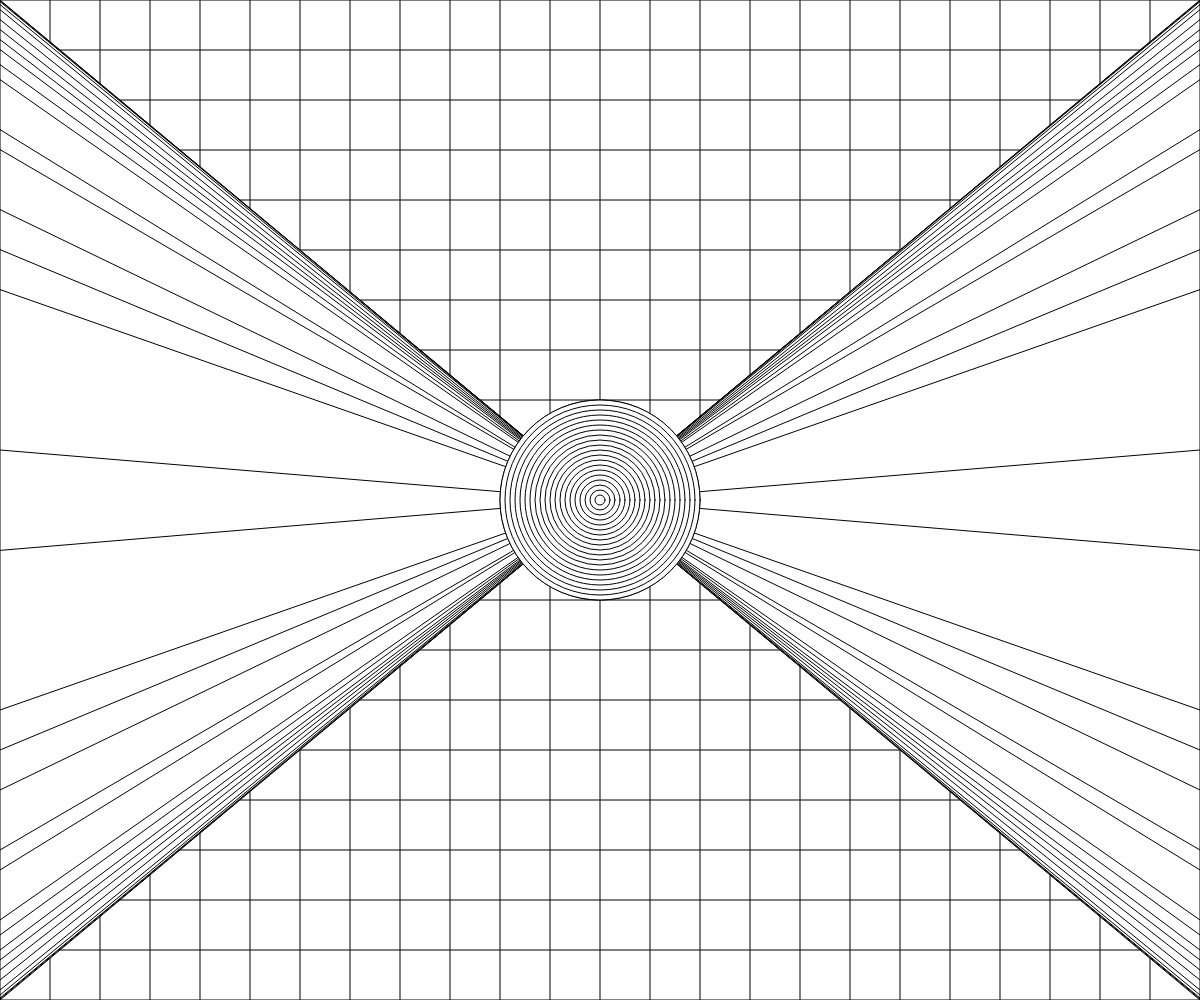
Frame 1 (no input)
Frame 60 (no input): identical to frame 1, image omitted
Frame 120 (the mouse pressed at the canvas centre since frame 60): identical to frame 1, image omitted

The p5.js sketch that drew this single still picture (run headless with seeded random() and noise() and a simulated clock; from frame 60 on, the mouse is pressed at the canvas centre):

// p5.js sketch
// ── sketch.js
function setup() {
    createCanvas(windowWidth, windowHeight);
}

console.log("Hello World");
var x = 500;
console.log(x);

x = 10;
speed = 1;
speed2 = 1;

circleDims = [10, 20, 100];
z = 0;

function draw() {
    clear();

    line(0, 0, windowWidth, windowHeight);
    line(0, windowHeight, windowWidth, 0);

    for (var i = 0; i < 31; i++) {
        line(i * 50, 0, i * 50, windowHeight);
        line(0, i * 50, windowWidth, i * 50);   
    }

    // Left Triangles
    triangle(windowWidth/2, windowHeight/2, 0, windowHeight-1, 0, 1);
    triangle(windowWidth/2, windowHeight/2, 0, windowHeight-2, 0, 2);
    triangle(windowWidth/2, windowHeight/2, 0, windowHeight-5, 0, 5);
    triangle(windowWidth/2, windowHeight/2, 0, windowHeight-10, 0, 10);
    triangle(windowWidth/2, windowHeight/2, 0, windowHeight-20, 0, 20);
    triangle(windowWidth/2, windowHeight/2, 0, windowHeight-30, 0, 30);
    triangle(windowWidth/2, windowHeight/2, 0, windowHeight-40, 0, 40);
    triangle(windowWidth/2, windowHeight/2, 0, windowHeight-50, 0, 50);
    triangle(windowWidth/2, windowHeight/2, 0, windowHeight-65, 0, 65);    
    triangle(windowWidth/2, windowHeight/2, 0, windowHeight-80, 0, 80);
    triangle(windowWidth/2, windowHeight/2, 0, windowHeight-130, 0, 130);
    triangle(windowWidth/2, windowHeight/2, 0, windowHeight-150, 0, 150);
    triangle(windowWidth/2, windowHeight/2, 0, windowHeight-210, 0, 210);
    triangle(windowWidth/2, windowHeight/2, 0, windowHeight-250, 0, 250);
    triangle(windowWidth/2, windowHeight/2, 0, windowHeight-290, 0, 290);
    triangle(windowWidth/2, windowHeight/2, 0, (windowHeight/2)-50, 0, (windowHeight/2)+50);

    //Right Triangles
    triangle(windowWidth/2, windowHeight/2, windowWidth, windowHeight-1,   windowWidth, 1);
    triangle(windowWidth/2, windowHeight/2, windowWidth, windowHeight-2,   windowWidth, 2);
    triangle(windowWidth/2, windowHeight/2, windowWidth, windowHeight-5,   windowWidth, 5);
    triangle(windowWidth/2, windowHeight/2, windowWidth, windowHeight-10,  windowWidth, 10);
    triangle(windowWidth/2, windowHeight/2, windowWidth, windowHeight-20,  windowWidth, 20);
    triangle(windowWidth/2, windowHeight/2, windowWidth, windowHeight-30,  windowWidth, 30);
    triangle(windowWidth/2, windowHeight/2, windowWidth, windowHeight-40,  windowWidth, 40);
    triangle(windowWidth/2, windowHeight/2, windowWidth, windowHeight-50,  windowWidth, 50);
    triangle(windowWidth/2, windowHeight/2, windowWidth, windowHeight-65,  windowWidth, 65);    
    triangle(windowWidth/2, windowHeight/2, windowWidth, windowHeight-80,  windowWidth, 80);
    triangle(windowWidth/2, windowHeight/2, windowWidth, windowHeight-130, windowWidth, 130);
    triangle(windowWidth/2, windowHeight/2, windowWidth, windowHeight-150, windowWidth, 150);
    triangle(windowWidth/2, windowHeight/2, windowWidth, windowHeight-210, windowWidth, 210);
    triangle(windowWidth/2, windowHeight/2, windowWidth, windowHeight-250, windowWidth, 250);
    triangle(windowWidth/2, windowHeight/2, windowWidth, windowHeight-290, windowWidth, 290);
    triangle(windowWidth/2, windowHeight/2, windowWidth, (windowHeight/2)-50, windowWidth, (windowHeight/2)+50);
    
    circle(windowWidth/2, windowHeight/2, 200);
    for (var i = 0; i < 20; i++) {
        circle(windowWidth/2, windowHeight/2, 200 - i*10);
    }
}
